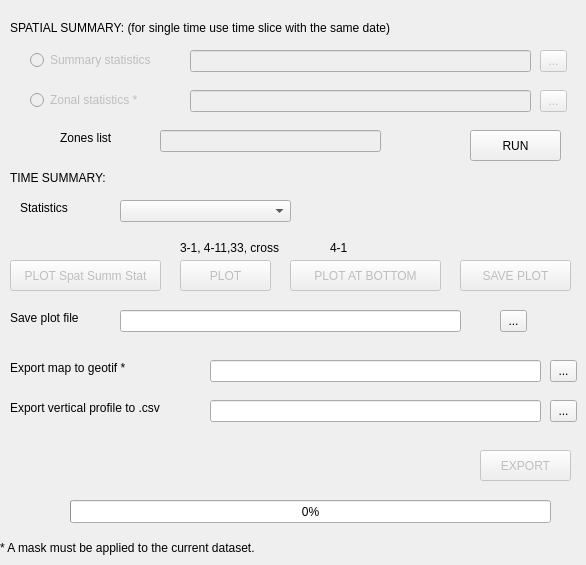
   <widget class="QWidget" name="stats">
    <property name="autoFillBackground">
     <bool>true</bool>
    </property>
    <attribute name="title">
     <string>Statistics</string>
    </attribute>
    <widget class="QLabel" name="label41">
     <property name="geometry">
      <rect>
       <x>10</x>
       <y>20</y>
       <width>501</width>
       <height>16</height>
      </rect>
     </property>
     <property name="text">
      <string>SPATIAL SUMMARY: (for single time use time slice with the same date)</string>
     </property>
    </widget>
    <widget class="QLabel" name="label42">
     <property name="geometry">
      <rect>
       <x>10</x>
       <y>170</y>
       <width>131</width>
       <height>16</height>
      </rect>
     </property>
     <property name="text">
      <string>TIME SUMMARY:</string>
     </property>
    </widget>
    <widget class="QLabel" name="label45">
     <property name="geometry">
      <rect>
       <x>60</x>
       <y>130</y>
       <width>91</width>
       <height>16</height>
      </rect>
     </property>
     <property name="text">
      <string>Zones list</string>
     </property>
    </widget>
    <widget class="QRadioButton" name="SBss">
     <property name="enabled">
      <bool>false</bool>
     </property>
     <property name="geometry">
      <rect>
       <x>30</x>
       <y>50</y>
       <width>181</width>
       <height>20</height>
      </rect>
     </property>
     <property name="text">
      <string>Summary statistics</string>
     </property>
    </widget>
    <widget class="QRadioButton" name="SBzs">
     <property name="enabled">
      <bool>false</bool>
     </property>
     <property name="geometry">
      <rect>
       <x>30</x>
       <y>90</y>
       <width>151</width>
       <height>20</height>
      </rect>
     </property>
     <property name="text">
      <string>Zonal statistics *</string>
     </property>
    </widget>
    <widget class="QLineEdit" name="SBssfile">
     <property name="enabled">
      <bool>false</bool>
     </property>
     <property name="geometry">
      <rect>
       <x>190</x>
       <y>50</y>
       <width>341</width>
       <height>22</height>
      </rect>
     </property>
    </widget>
    <widget class="QLineEdit" name="SBzsfile">
     <property name="enabled">
      <bool>false</bool>
     </property>
     <property name="geometry">
      <rect>
       <x>190</x>
       <y>90</y>
       <width>341</width>
       <height>22</height>
      </rect>
     </property>
    </widget>
    <widget class="QLineEdit" name="zoneL">
     <property name="enabled">
      <bool>false</bool>
     </property>
     <property name="geometry">
      <rect>
       <x>160</x>
       <y>130</y>
       <width>221</width>
       <height>22</height>
      </rect>
     </property>
    </widget>
    <widget class="QToolButton" name="SBssfileB">
     <property name="enabled">
      <bool>false</bool>
     </property>
     <property name="geometry">
      <rect>
       <x>540</x>
       <y>50</y>
       <width>27</width>
       <height>22</height>
      </rect>
     </property>
     <property name="text">
      <string>...</string>
     </property>
    </widget>
    <widget class="QToolButton" name="SBzsfileB">
     <property name="enabled">
      <bool>false</bool>
     </property>
     <property name="geometry">
      <rect>
       <x>540</x>
       <y>90</y>
       <width>27</width>
       <height>22</height>
      </rect>
     </property>
     <property name="text">
      <string>...</string>
     </property>
    </widget>
    <widget class="QComboBox" name="statBox">
     <property name="geometry">
      <rect>
       <x>120</x>
       <y>200</y>
       <width>171</width>
       <height>22</height>
      </rect>
     </property>
    </widget>
    <widget class="QLabel" name="label46">
     <property name="geometry">
      <rect>
       <x>20</x>
       <y>200</y>
       <width>71</width>
       <height>16</height>
      </rect>
     </property>
     <property name="text">
      <string>Statistics</string>
     </property>
    </widget>
    <widget class="QToolButton" name="statPlotB">
     <property name="enabled">
      <bool>false</bool>
     </property>
     <property name="geometry">
      <rect>
       <x>180</x>
       <y>260</y>
       <width>91</width>
       <height>31</height>
      </rect>
     </property>
     <property name="text">
      <string>PLOT</string>
     </property>
    </widget>
    <widget class="QLabel" name="label_13">
     <property name="geometry">
      <rect>
       <x>10</x>
       <y>310</y>
       <width>81</width>
       <height>16</height>
      </rect>
     </property>
     <property name="text">
      <string>Save plot file</string>
     </property>
    </widget>
    <widget class="QLineEdit" name="statSavefile">
     <property name="geometry">
      <rect>
       <x>120</x>
       <y>310</y>
       <width>341</width>
       <height>22</height>
      </rect>
     </property>
    </widget>
    <widget class="QToolButton" name="statSavefileB">
     <property name="geometry">
      <rect>
       <x>500</x>
       <y>310</y>
       <width>27</width>
       <height>22</height>
      </rect>
     </property>
     <property name="text">
      <string>...</string>
     </property>
    </widget>
    <widget class="QToolButton" name="statSavePlot">
     <property name="enabled">
      <bool>false</bool>
     </property>
     <property name="geometry">
      <rect>
       <x>460</x>
       <y>260</y>
       <width>111</width>
       <height>31</height>
      </rect>
     </property>
     <property name="text">
      <string>SAVE PLOT</string>
     </property>
    </widget>
    <widget class="QToolButton" name="stgeofileB">
     <property name="geometry">
      <rect>
       <x>550</x>
       <y>360</y>
       <width>27</width>
       <height>22</height>
      </rect>
     </property>
     <property name="text">
      <string>...</string>
     </property>
    </widget>
    <widget class="QLineEdit" name="stgeofile">
     <property name="geometry">
      <rect>
       <x>210</x>
       <y>360</y>
       <width>331</width>
       <height>22</height>
      </rect>
     </property>
    </widget>
    <widget class="QToolButton" name="statPlotBB">
     <property name="enabled">
      <bool>false</bool>
     </property>
     <property name="geometry">
      <rect>
       <x>290</x>
       <y>260</y>
       <width>151</width>
       <height>31</height>
      </rect>
     </property>
     <property name="text">
      <string>PLOT AT BOTTOM</string>
     </property>
    </widget>
    <widget class="QLabel" name="label_15">
     <property name="geometry">
      <rect>
       <x>0</x>
       <y>540</y>
       <width>341</width>
       <height>16</height>
      </rect>
     </property>
     <property name="text">
      <string>* A mask must be applied to the current dataset.</string>
     </property>
    </widget>
    <widget class="QProgressBar" name="progressBar">
     <property name="geometry">
      <rect>
       <x>70</x>
       <y>500</y>
       <width>481</width>
       <height>23</height>
      </rect>
     </property>
     <property name="value">
      <number>0</number>
     </property>
    </widget>
    <widget class="QToolButton" name="SSrun">
     <property name="geometry">
      <rect>
       <x>470</x>
       <y>130</y>
       <width>91</width>
       <height>31</height>
      </rect>
     </property>
     <property name="text">
      <string>RUN</string>
     </property>
    </widget>
    <widget class="QToolButton" name="statExp">
     <property name="enabled">
      <bool>false</bool>
     </property>
     <property name="geometry">
      <rect>
       <x>480</x>
       <y>450</y>
       <width>91</width>
       <height>31</height>
      </rect>
     </property>
     <property name="text">
      <string>EXPORT</string>
     </property>
    </widget>
    <widget class="QToolButton" name="stprofileB">
     <property name="geometry">
      <rect>
       <x>550</x>
       <y>400</y>
       <width>27</width>
       <height>22</height>
      </rect>
     </property>
     <property name="text">
      <string>...</string>
     </property>
    </widget>
    <widget class="QLineEdit" name="stprofile">
     <property name="geometry">
      <rect>
       <x>210</x>
       <y>400</y>
       <width>331</width>
       <height>22</height>
      </rect>
     </property>
    </widget>
    <widget class="QLabel" name="label">
     <property name="geometry">
      <rect>
       <x>180</x>
       <y>240</y>
       <width>111</width>
       <height>16</height>
      </rect>
     </property>
     <property name="text">
      <string>3-1, 4-11,33, cross</string>
     </property>
    </widget>
    <widget class="QLabel" name="label_14">
     <property name="geometry">
      <rect>
       <x>330</x>
       <y>240</y>
       <width>55</width>
       <height>16</height>
      </rect>
     </property>
     <property name="text">
      <string>4-1</string>
     </property>
    </widget>
    <widget class="QLabel" name="label_16">
     <property name="geometry">
      <rect>
       <x>10</x>
       <y>360</y>
       <width>161</width>
       <height>16</height>
      </rect>
     </property>
     <property name="text">
      <string>Export map to geotif *</string>
     </property>
    </widget>
    <widget class="QLabel" name="label_17">
     <property name="geometry">
      <rect>
       <x>10</x>
       <y>400</y>
       <width>191</width>
       <height>16</height>
      </rect>
     </property>
     <property name="text">
      <string>Export vertical profile to .csv</string>
     </property>
    </widget>
    <widget class="QToolButton" name="ssumPlotB">
     <property name="enabled">
      <bool>false</bool>
     </property>
     <property name="geometry">
      <rect>
       <x>10</x>
       <y>260</y>
       <width>151</width>
       <height>31</height>
      </rect>
     </property>
     <property name="text">
      <string>PLOT Spat Summ Stat</string>
     </property>
    </widget>
   </widget>
